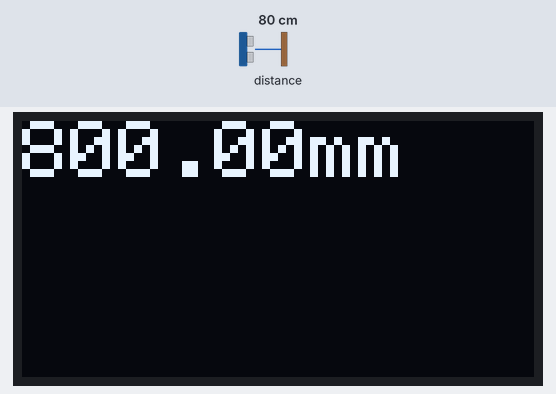
Bench run of a sketch on a simulated ESP32. On the bench: 128×64 one-colour display. Inputs (shaded band) come from the test bench; at power-on: distance to the obstacle 80 cm. What the sketch prints to the serial monitor is not drawn.

Above: at 1.2 s.
1.3 s: distance to the obstacle set to 2 cm
At 2.2 s:
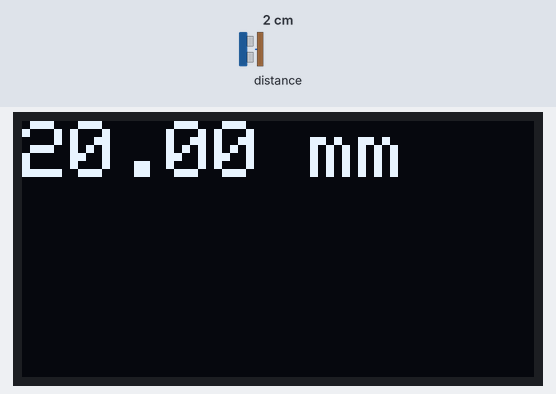
3.3 s: distance to the obstacle set to 4 cm
At 4.8 s:
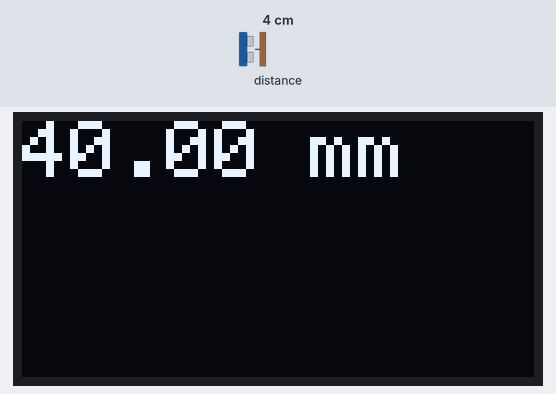
5.1 s: distance to the obstacle set to 9 cm
At 6.7 s:
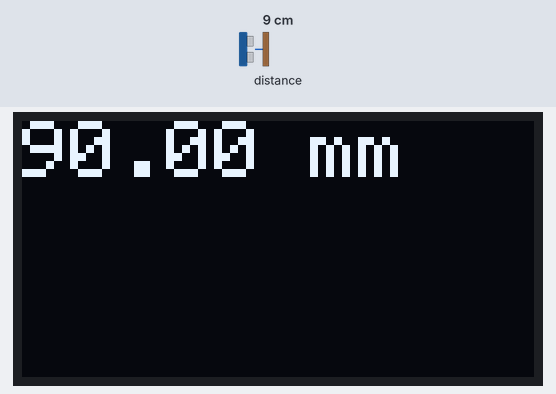
Timing chart, 0 to 8.2 s (numbered marks = the images above; inputs shaded):
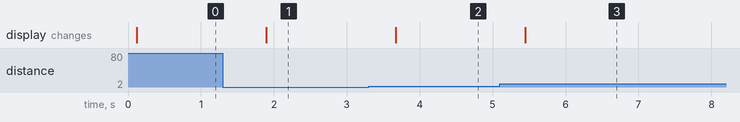

Measured:
- after the input at 1.3 s, the display: changes after 0.60 s (image 1)
- after the input at 3.3 s, the display: changes after 0.37 s (image 2)
- after the input at 5.1 s, the display: changes after 0.35 s (image 3)

The sketch:

VL53LDK_OLED_Display.ino
```cpp
// library_install <VL53L0x by pololu>
#include <Wire.h>
#include <VL53L0X.h>;
#include <Adafruit_GFX.h>
#include <Adafruit_SSD1306.h>

#define SCREEN_WIDTH 128 // 設定OLED螢幕的寬度像素
#define SCREEN_HEIGHT 64 // 設定OLED螢幕的寬度像素
#define OLED_RESET     -1 // Reset pin 如果OLED上沒有RESET腳位，將它設置為-1

//OLED顯示器使用I2C連線並宣告名為display物件
Adafruit_SSD1306 display(SCREEN_WIDTH, SCREEN_HEIGHT, &Wire, OLED_RESET);
bool OLEDStatus = true;
float Dist;

VL53L0X sensor;  // 宣告VL53L0X類型物件

void setup() {
  Serial.begin(9600);
  Wire.begin(21,22);  // 啟動I<sup>2</sup>C通訊

  if(!display.begin(SSD1306_SWITCHCAPVCC, 0x3c)) { // 設定位址為0x3c
    Serial.println(F("SSD1306 allocation failed")); //F(字串)：將字串儲存在flash並非在RAM
    OLEDStatus = false;     //開啟OLED失敗
  }
  display.clearDisplay();       //清除螢幕

  sensor.setTimeout(500);  // 設定感測器超時時間
  // 若無法初始化感測器（如：硬體沒有接好），則顯示錯誤訊息。
  if (!sensor.init()) {
    Serial.println("Failed to detect and initialize sensor!");
    while (1) {}
  }
}

void loop() {
  // 在序列埠監控視窗顯示測距值
  Dist=sensor.readRangeSingleMillimeters();
  Serial.print(sensor.readRangeSingleMillimeters());
  // 若發生超時（感測器沒有回應），則顯示“TIMEOUT”。
  if (sensor.timeoutOccurred()) { Serial.print(" TIMEOUT"); }
  Serial.println();

 if(OLEDStatus == true)
   OLED_Display();

  delay(500);
}

void OLED_Display() {
  display.clearDisplay();       //清除螢幕
  display.setCursor(0, 0);     // 設定起始點位置(0,16)
  display.setTextSize(2);     //設定文字尺寸為2
  display.setTextColor(WHITE);    //設定文字顏色為白色(亮點)
  display.println(String(Dist)); //將HH存入RAM
  display.setCursor(72, 0);     // 設定起始點位置(0,16)
  display.setTextSize(2);     //設定文字尺寸為3
  display.println("mm"); //將TT存入RAM
  display.display();      //顯示所設定文字
  //delay(2000);    //延遲2秒
}
```
